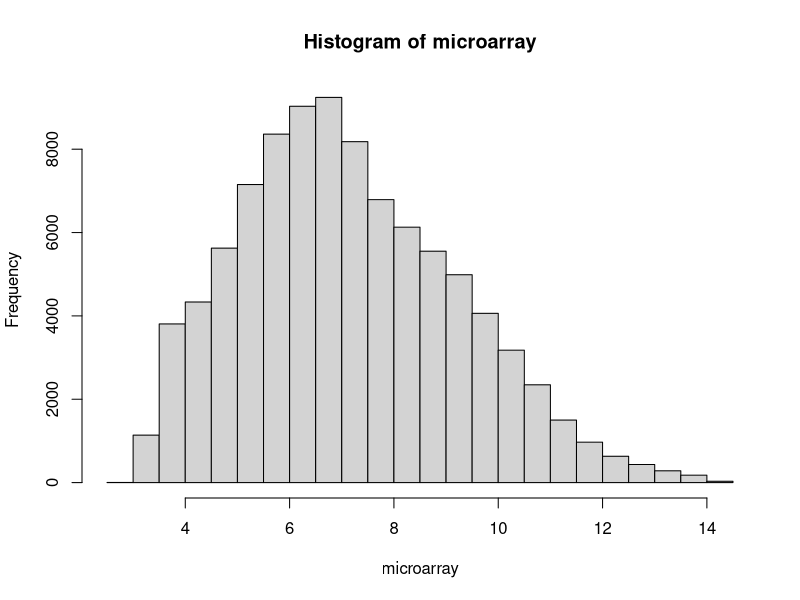
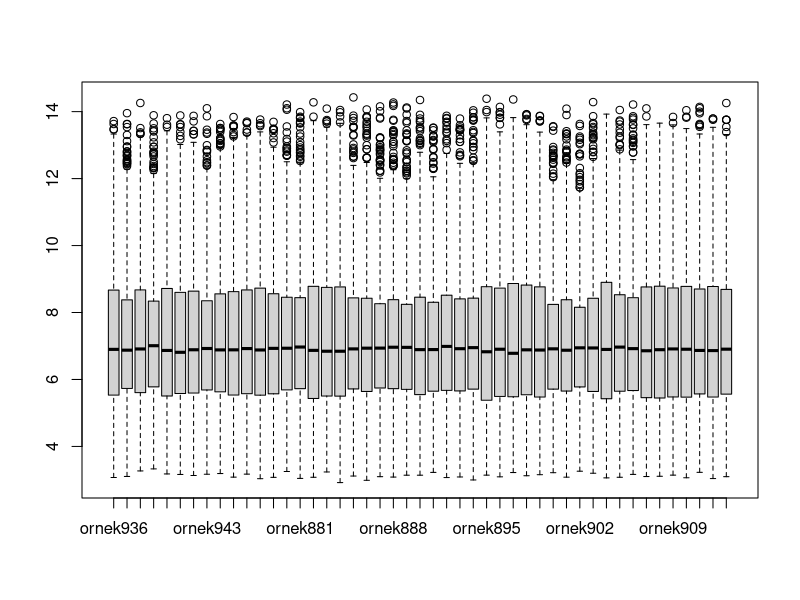
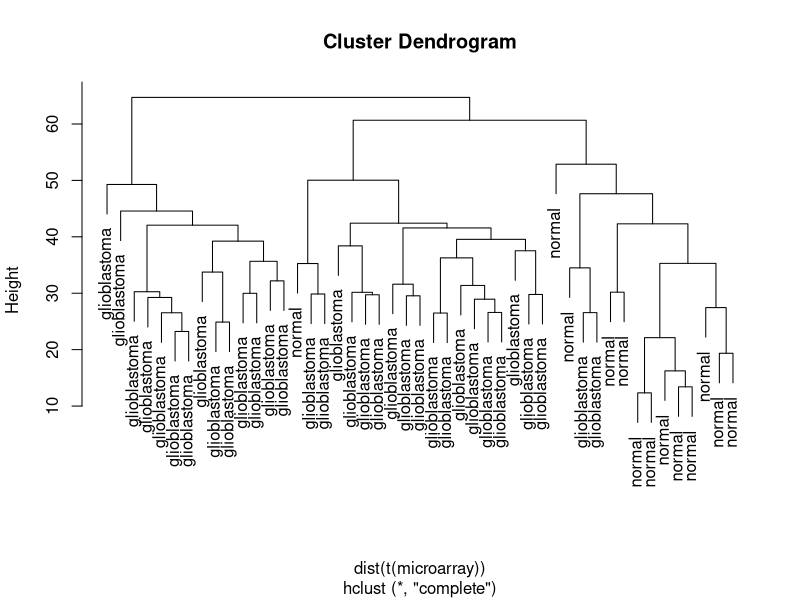
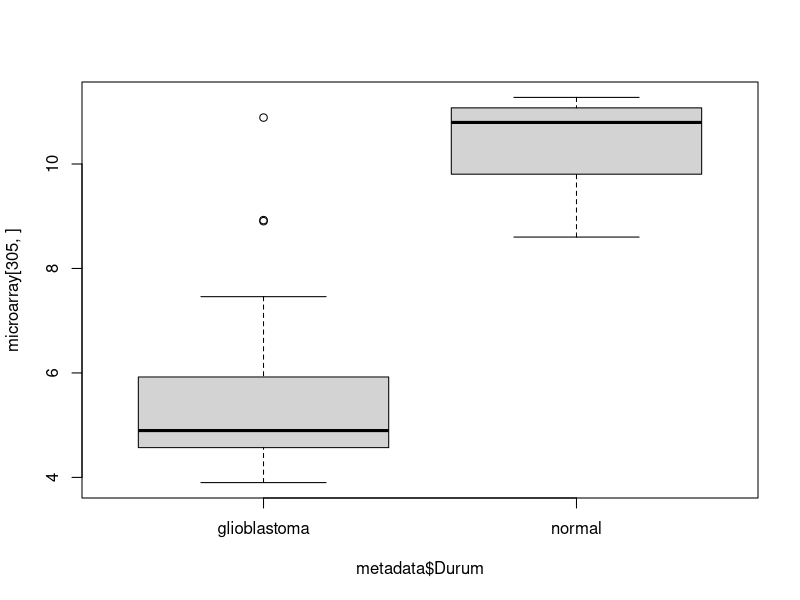

Here is the R script that generated these plots, in order:
## ---- chunk 1
metadata <- read.table(file = "../data/metadata-GSE50161.csv", header = T)
## ---- chunk 2
colnames(metadata)
## ---- chunk 3
length(metadata$Ornek)
## ---- chunk 4
table(metadata$Durum)
## ---- chunk 5
microarray <- read.table(file = "../data/brain-expression-small-GSE50161.csv", header = T)
## ---- chunk 6
microarray <- as.matrix(microarray)
## ---- chunk 7
dim(microarray)
## ---- chunk 8
ncol(microarray)
## ---- chunk 9
hist(microarray)
## ---- chunk 10
boxplot(microarray)
## ---- chunk 11
plot(hclust(dist(t(microarray))), labels = metadata$Durum)
## ---- chunk 12
# once p degerlerini toplayacagimiz bir boş vektor oluşturalim

p.value <- rep(0, nrow(microarray))

for (i in 1:nrow(microarray)){
  kontrol <- microarray[i, metadata$Durum=="normal"]
  uygulama <- microarray[i, metadata$Durum=="glioblastoma"]

  test <- t.test(x = kontrol, y = uygulama)
  p.value[i] <- test$p.value
}

## ---- chunk 13
sum(p.value < 0.001, na.rm = TRUE)
## ---- chunk 14
which.min(p.value)
## ---- chunk 15
boxplot(microarray[305,]~metadata$Durum)
